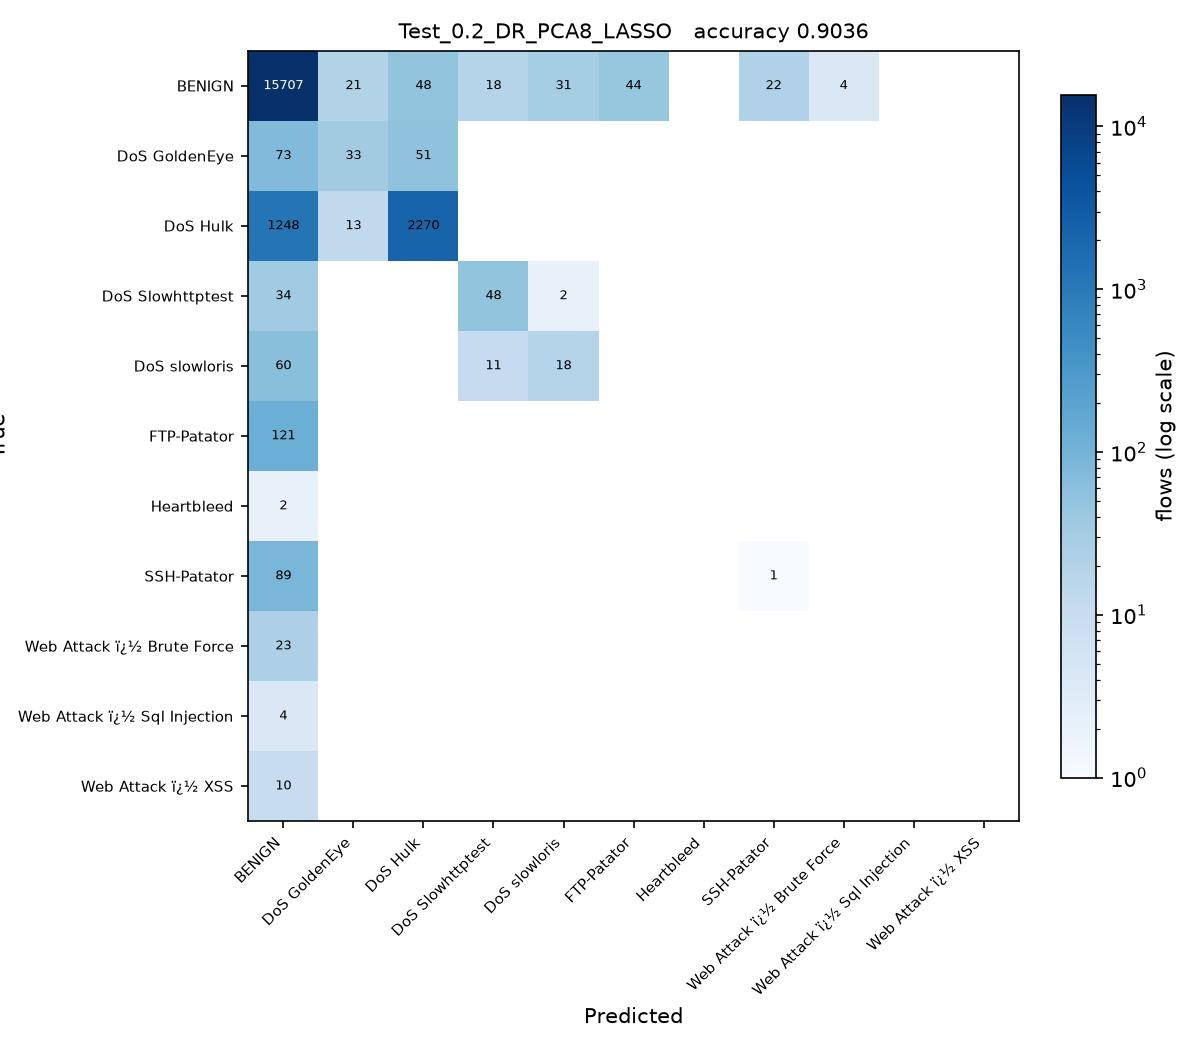

Recreate this plot in Python.
# Test_0.2_DR_PCA8_LASSO.py
#
# Test size 0.2  |  PCA, 8 components  |  Lasso Regression -> SGDClassifier(penalty='l1') (sheet #4)
#
# This is SGDC_60_40.py with the changes marked CHANGE below and nothing else.
#
# Sheet entry 4 is Lasso(alpha=0.1), a regressor. Its defining feature is the
# L1 penalty, which SGDClassifier(penalty='l1') applies to a classifier.
# alpha is left at the SGDClassifier default: the sheet's 0.1 is scaled to
# Lasso's own loss and means something different here.

import os
from pathlib import Path

# CHANGE 1: run from the project folder, so the CSV names below resolve, and
# read them as latin-1. The Web Attack labels contain byte 0x96, which the
# default utf-8 decoder rejects with UnicodeDecodeError.
os.chdir(Path(__file__).resolve().parent.parent)
import numpy as np
import pandas as pd

df1 = pd.read_csv(r'C:\Users\Karthika\OneDrive\Desktop\ACN_PCA_75_Runs\Scripts\Tuesday-WorkingHours.pcap_ISCX (1).csv', low_memory=True, encoding='latin-1')
df2 = pd.read_csv(r'C:\Users\Karthika\OneDrive\Desktop\ACN_PCA_75_Runs\Scripts\Wednesday-workingHours.pcap_ISCX.csv', low_memory=True, encoding='latin-1')
df3 = pd.read_csv(r'C:\Users\Karthika\OneDrive\Desktop\ACN_PCA_75_Runs\Scripts\Thursday-WorkingHours-Morning-WebAttacks.pcap_ISCX.csv', low_memory=True, encoding='latin-1')

dataset = pd.concat([df1, df2, df3], ignore_index=True)

dataset.columns = dataset.columns.str.strip()

# CHANGE 2: a stratified sample of 100000 flows, the same for every run.
# The full three captures hold about 1.3 million flows, which makes 75 runs
# impractical. At least 50 flows of every class are kept.
label = dataset.columns[-1]
dataset = pd.concat(
    [g.sample(n=min(len(g), max(50, round(100000 * len(g) / len(dataset)))), random_state=0)
     for _, g in dataset.groupby(label)],
    ignore_index=True
)

X = dataset.iloc[:, :-1]
y = dataset.iloc[:, -1]

X = X.apply(pd.to_numeric, errors='coerce')

X.replace([np.inf, -np.inf], np.nan, inplace=True)

from sklearn.impute import SimpleImputer

imputer = SimpleImputer(missing_values=np.nan, strategy='mean')
X = imputer.fit_transform(X)

from sklearn.preprocessing import LabelEncoder

labelencoder_y = LabelEncoder()
y = labelencoder_y.fit_transform(y)

from sklearn.model_selection import train_test_split

X_train, X_test, y_train, y_test = train_test_split(
    X,
    y,
    test_size=0.2,   # CHANGE 3: test size
    random_state=0,
    stratify=y
)

# CHANGE 4: PCA, from PCA_LDA_KErnel_PCA_CODE.pdf (fitted on training data only).
# PCA follows the directions of largest variance, so the features have to be on
# a common scale first, otherwise the components just track whichever column has
# the biggest units. The scaler is fitted on the training split only.
from sklearn.preprocessing import StandardScaler
from sklearn.decomposition import PCA

scaler = StandardScaler()
X_train = scaler.fit_transform(X_train)
X_test = scaler.transform(X_test)

pca = PCA(n_components=8)
X_train = pca.fit_transform(X_train)          # no labels: PCA is unsupervised
X_test = pca.transform(X_test)
print("\nVariance explained by 8 components : {:.4f}".format(pca.explained_variance_ratio_.sum()))

# CHANGE 5: Lasso Regression -> SGDClassifier(penalty='l1') (sheet #4) in place of SGDClassifier
from sklearn.linear_model import SGDClassifier

classifier = SGDClassifier(
    loss='hinge',
    penalty='l1',
    alpha=0.0001,
    max_iter=1000,
    tol=1e-3,
    random_state=0
)

classifier.fit(X_train, y_train)

y_pred = classifier.predict(X_test) 

from sklearn.metrics import confusion_matrix
from sklearn.metrics import accuracy_score
from sklearn.metrics import precision_score
from sklearn.metrics import recall_score
from sklearn.metrics import f1_score
from sklearn.metrics import classification_report

cm = confusion_matrix(y_test, y_pred)

print("Confusion Matrix:\n")
print(cm)

print("\nAccuracy : {:.4f}".format(accuracy_score(y_test, y_pred)))
print("\nPrecision : {:.4f}".format(precision_score(y_test, y_pred, average='weighted')))
print("\nRecall : {:.4f}".format(recall_score(y_test, y_pred, average='weighted')))
print("\nF1 Score : {:.4f}".format(f1_score(y_test, y_pred, average='weighted')))

print("\nClassification Report:\n")
print(classification_report(y_test, y_pred))
# CHANGE 6: save the confusion matrix as Test_0.2_DR_PCA8_LASSO.jpg and record the result
import matplotlib
matplotlib.use('Agg')
import matplotlib.pyplot as plt
from matplotlib.colors import LogNorm

here = Path(__file__).resolve().parent
names = [str(c) for c in labelencoder_y.classes_]
fig, ax = plt.subplots(figsize=(8, 7))
im = ax.imshow(cm, cmap='Blues', norm=LogNorm(vmin=1))
ax.set_xticks(range(len(names)), names, rotation=45, ha='right', fontsize=7)
ax.set_yticks(range(len(names)), names, fontsize=7)
ax.set_xlabel('Predicted')
ax.set_ylabel('True')
ax.set_title('Test_0.2_DR_PCA8_LASSO   accuracy {:.4f}'.format(accuracy_score(y_test, y_pred)), fontsize=10)
for i in range(cm.shape[0]):
    for j in range(cm.shape[1]):
        if cm[i, j]:
            ax.text(j, i, cm[i, j], ha='center', va='center', fontsize=6,
                    color='white' if cm[i, j] > cm.max() / 3 else 'black')
fig.colorbar(im, ax=ax, fraction=0.04, label='flows (log scale)')
fig.tight_layout()
fig.savefig(here / 'Test_0.2_DR_PCA8_LASSO.jpg', dpi=150)
plt.close(fig)

row = pd.DataFrame([{
    'Test': 0.2, 'DR': 'PCA8', 'Clas': 'LASSO',
    'Acc': round(accuracy_score(y_test, y_pred), 4),
    'Pre': round(precision_score(y_test, y_pred, average='weighted', zero_division=0), 4),
    'Rec': round(recall_score(y_test, y_pred, average='weighted', zero_division=0), 4),
    'F1': round(f1_score(y_test, y_pred, average='weighted', zero_division=0), 4),
    'script': 'Test_0.2_DR_PCA8_LASSO',
}])
out = here.parent / 'results' / '75_runs.csv'
out.parent.mkdir(exist_ok=True)
if out.exists():
    old = pd.read_csv(out)
    row = pd.concat([old[old['script'] != 'Test_0.2_DR_PCA8_LASSO'], row], ignore_index=True)
row.to_csv(out, index=False)
